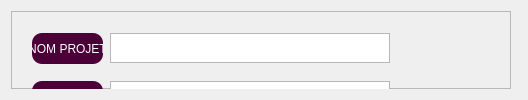
                   <widget class="QWidget" name="SW_Ajout_projet">
                    <layout class="QHBoxLayout" name="horizontalLayout_17">
                     <item>
                      <widget class="QFrame" name="frame_4">
                       <property name="minimumSize">
                        <size>
                         <width>500</width>
                         <height>0</height>
                        </size>
                       </property>
                       <property name="styleSheet">
                        <string notr="true">
QLabel{
	background-color: rgb(75, 0, 56);
	border-radius:10px;
	
	color: rgb(255, 255, 255);
	font: 600 9pt &quot;Segoe UI&quot;;
}</string>
                       </property>
                       <property name="frameShape">
                        <enum>QFrame::StyledPanel</enum>
                       </property>
                       <property name="frameShadow">
                        <enum>QFrame::Raised</enum>
                       </property>
                       <widget class="QPushButton" name="Btn_ajouter_projet">
                        <property name="geometry">
                         <rect>
                          <x>160</x>
                          <y>320</y>
                          <width>75</width>
                          <height>24</height>
                         </rect>
                        </property>
                        <property name="text">
                         <string>AJOUTER</string>
                        </property>
                       </widget>
                       <widget class="QPushButton" name="pushButton_5">
                        <property name="geometry">
                         <rect>
                          <x>240</x>
                          <y>320</y>
                          <width>75</width>
                          <height>24</height>
                         </rect>
                        </property>
                        <property name="text">
                         <string>ANNULER</string>
                        </property>
                       </widget>
                       <widget class="QSplitter" name="splitter">
                        <property name="geometry">
                         <rect>
                          <x>20</x>
                          <y>11</y>
                          <width>361</width>
                          <height>293</height>
                         </rect>
                        </property>
                        <property name="orientation">
                         <enum>Qt::Vertical</enum>
                        </property>
                        <widget class="QWidget" name="layoutWidget">
                         <layout class="QVBoxLayout" name="verticalLayout_10">
                          <item>
                           <layout class="QHBoxLayout" name="horizontalLayout_18"/>
                          </item>
                          <item>
                           <layout class="QHBoxLayout" name="horizontalLayout_19">
                            <item>
                             <widget class="QLabel" name="label_2">
                              <property name="minimumSize">
                               <size>
                                <width>71</width>
                                <height>31</height>
                               </size>
                              </property>
                              <property name="maximumSize">
                               <size>
                                <width>71</width>
                                <height>31</height>
                               </size>
                              </property>
                              <property name="text">
                               <string>NOM PROJET</string>
                              </property>
                              <property name="alignment">
                               <set>Qt::AlignCenter</set>
                              </property>
                             </widget>
                            </item>
                            <item>
                             <widget class="QTextEdit" name="textEdit_NOM_projet">
                              <property name="minimumSize">
                               <size>
                                <width>280</width>
                                <height>30</height>
                               </size>
                              </property>
                              <property name="maximumSize">
                               <size>
                                <width>280</width>
                                <height>30</height>
                               </size>
                              </property>
                             </widget>
                            </item>
                           </layout>
                          </item>
                          <item>
                           <layout class="QHBoxLayout" name="horizontalLayout_20">
                            <item>
                             <widget class="QLabel" name="label_3">
                              <property name="minimumSize">
                               <size>
                                <width>71</width>
                                <height>31</height>
                               </size>
                              </property>
                              <property name="maximumSize">
                               <size>
                                <width>71</width>
                                <height>31</height>
                               </size>
                              </property>
                              <property name="text">
                               <string>SOCIETE</string>
                              </property>
                              <property name="alignment">
                               <set>Qt::AlignCenter</set>
                              </property>
                             </widget>
                            </item>
                            <item>
                             <widget class="QTextEdit" name="textEdit_societe">
                              <property name="minimumSize">
                               <size>
                                <width>280</width>
                                <height>30</height>
                               </size>
                              </property>
                              <property name="maximumSize">
                               <size>
                                <width>280</width>
                                <height>30</height>
                               </size>
                              </property>
                             </widget>
                            </item>
                           </layout>
                          </item>
                          <item>
                           <layout class="QHBoxLayout" name="horizontalLayout_21">
                            <item>
                             <widget class="QLabel" name="label_4">
                              <property name="minimumSize">
                               <size>
                                <width>71</width>
                                <height>31</height>
                               </size>
                              </property>
                              <property name="maximumSize">
                               <size>
                                <width>71</width>
                                <height>31</height>
                               </size>
                              </property>
                              <property name="text">
                               <string>EMAIL</string>
                              </property>
                              <property name="alignment">
                               <set>Qt::AlignCenter</set>
                              </property>
                             </widget>
                            </item>
                            <item>
                             <widget class="QTextEdit" name="textEdit_Email_projet">
                              <property name="minimumSize">
                               <size>
                                <width>280</width>
                                <height>30</height>
                               </size>
                              </property>
                              <property name="maximumSize">
                               <size>
                                <width>280</width>
                                <height>30</height>
                               </size>
                              </property>
                             </widget>
                            </item>
                           </layout>
                          </item>
                          <item>
                           <layout class="QHBoxLayout" name="horizontalLayout_22">
                            <item>
                             <widget class="QLabel" name="label_5">
                              <property name="minimumSize">
                               <size>
                                <width>71</width>
                                <height>31</height>
                               </size>
                              </property>
                              <property name="maximumSize">
                               <size>
                                <width>71</width>
                                <height>31</height>
                               </size>
                              </property>
                              <property name="text">
                               <string>NUMERO</string>
                              </property>
                              <property name="alignment">
                               <set>Qt::AlignCenter</set>
                              </property>
                             </widget>
                            </item>
                            <item>
                             <widget class="QTextEdit" name="textEdit_numero_projet">
                              <property name="minimumSize">
                               <size>
                                <width>280</width>
                                <height>30</height>
                               </size>
                              </property>
                              <property name="maximumSize">
                               <size>
                                <width>280</width>
                                <height>30</height>
                               </size>
                              </property>
                             </widget>
                            </item>
                           </layout>
                          </item>
                          <item>
                           <layout class="QHBoxLayout" name="horizontalLayout_24">
                            <item>
                             <widget class="QLabel" name="label_6">
                              <property name="minimumSize">
                               <size>
                                <width>71</width>
                                <height>31</height>
                               </size>
                              </property>
                              <property name="maximumSize">
                               <size>
                                <width>71</width>
                                <height>31</height>
                               </size>
                              </property>
                              <property name="text">
                               <string>DATE DEBUT</string>
                              </property>
                              <property name="alignment">
                               <set>Qt::AlignCenter</set>
                              </property>
                             </widget>
                            </item>
                            <item>
                             <widget class="QTextEdit" name="textEdit_date_debut">
                              <property name="minimumSize">
                               <size>
                                <width>280</width>
                                <height>30</height>
                               </size>
                              </property>
                              <property name="maximumSize">
                               <size>
                                <width>280</width>
                                <height>30</height>
                               </size>
                              </property>
                             </widget>
                            </item>
                           </layout>
                          </item>
                          <item>
                           <layout class="QHBoxLayout" name="horizontalLayout_25">
                            <item>
                             <widget class="QLabel" name="label_7">
                              <property name="minimumSize">
                               <size>
                                <width>71</width>
                                <height>31</height>
                               </size>
                              </property>
                              <property name="maximumSize">
                               <size>
                                <width>71</width>
                                <height>31</height>
                               </size>
                              </property>
                              <property name="text">
                               <string>DATE FIN</string>
                              </property>
                              <property name="alignment">
                               <set>Qt::AlignCenter</set>
                              </property>
                             </widget>
                            </item>
                            <item>
                             <widget class="QTextEdit" name="textEdit_date_fin">
                              <property name="minimumSize">
                               <size>
                                <width>280</width>
                                <height>30</height>
                               </size>
                              </property>
                              <property name="maximumSize">
                               <size>
                                <width>280</width>
                                <height>30</height>
                               </size>
                              </property>
                             </widget>
                            </item>
                           </layout>
                          </item>
                         </layout>
                        </widget>
                       </widget>
                      </widget>
                     </item>
                     <item>
                      <widget class="QFrame" name="frame_5">
                       <property name="frameShape">
                        <enum>QFrame::StyledPanel</enum>
                       </property>
                       <property name="frameShadow">
                        <enum>QFrame::Raised</enum>
                       </property>
                      </widget>
                     </item>
                    </layout>
                   </widget>
